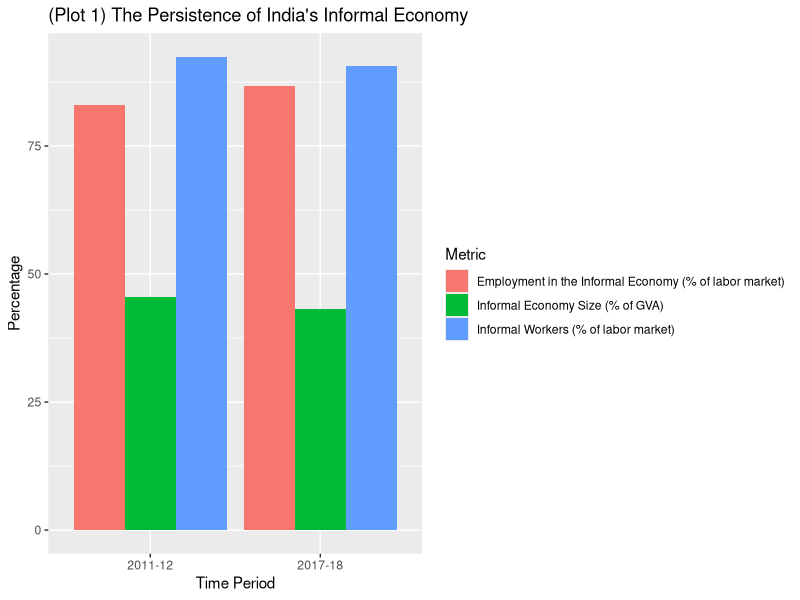
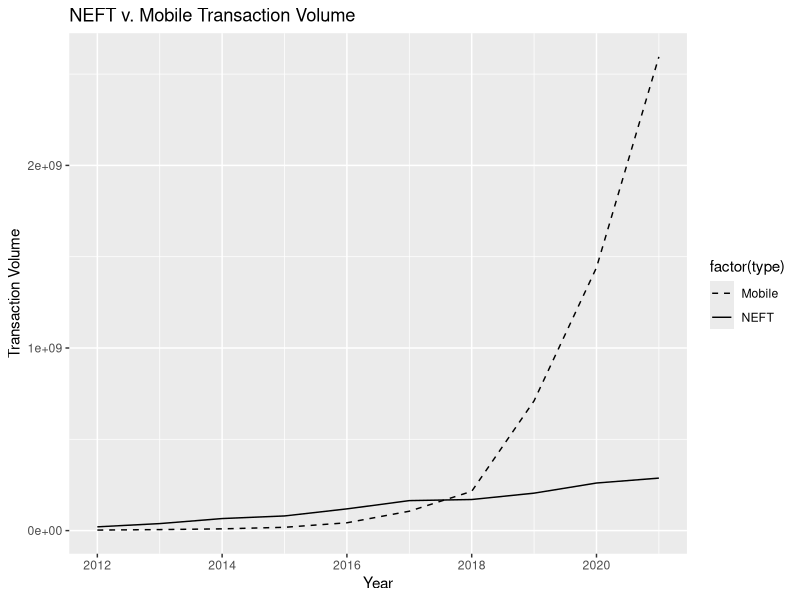
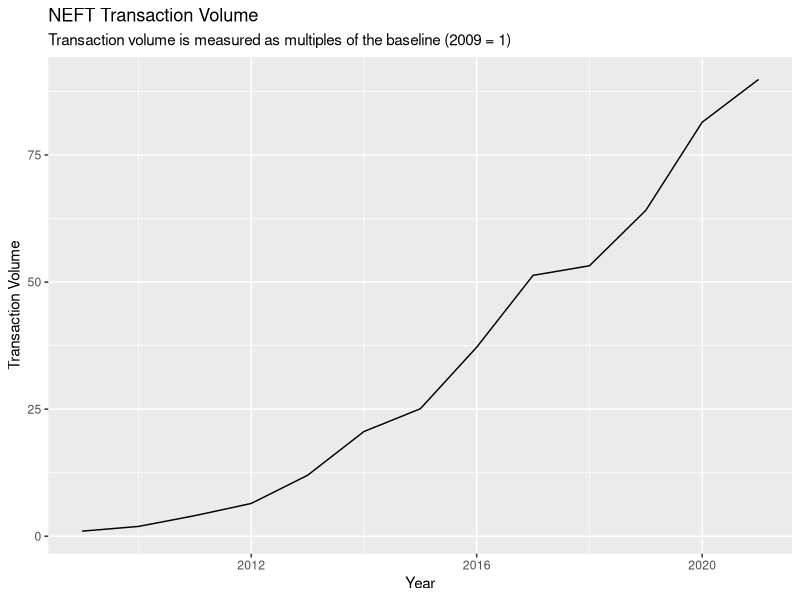

Source code (R) for these figures, in order:
require("ggplot2")

# The Informal Economy in India
# Data sourced from Tables 2 & 3 of https://www.imf.org/-/media/Files/Conferences/2019/7th-statistics-forum/session-ii-murthy.ashx

labor.data = data.frame(
  time=c(rep("2011-12", 3), rep("2017-18", 3)),
  metric=rep(c("Informal Economy Size (% of GVA)", 
               "Employment in the Informal Economy (% of labor market)", 
               "Informal Workers (% of labor market)"), 2),
  data=c(45.5, 83, 92.4, 43.1, 86.8, 90.7)
)

labor.plot = ggplot(labor.data) +
  aes(x=time, y=data, fill=metric) +
  geom_bar(stat="identity", position="dodge") +
  labs(x="Time Period", 
       y="Percentage",
       fill="Metric",
       title="(Plot 1) The Persistence of India's Informal Economy")
# ggsave("./plots/informal_economy.png", labor.plot)

# Digital Banking - National Electronic Fund Transfer
# 14 data points pulled from January 2009 to January 2021
# https://rbi.org.in/Scripts/NEFTView.aspx
# Plotted data is for outward debits
# The volume of outward debit transactions & inward credit transactions is roughly the same
# One lakh is 100,000 (10^5)

neft.transaction_volume = data.frame(
  year = 2009:2021,
  volume = c(
    3198764,
    6176882,
    12960745,
    20630753,
    38364041,
    65911714,
    80224999,
    118973141,
    164187826,
    170214005,
    205.1 * 10 ^ 6,
    2605.6 * 10 ^ 5,
    2874.9 * 10 ^ 5
  ),
  population = c(
    1217726217,
    1234281163,
    1250287939,
    1265780243,
    1280842119,
    1295600768,
    1310152392,
    1324517250,
    1338676779,
    1352642283,
    1366417756,
    1380004385,
    1393409033
  )
)

# 2009 is the baseline (1)
neft.transaction_volume["normalized_volume"] = neft.transaction_volume[,"volume"] / 3198764
neft.transaction_volume["normalized_population"] = neft.transaction_volume[,"population"] / 1217726217

# Plot
neft.plot = ggplot(neft.transaction_volume, aes(x=year)) +
  geom_line(aes(y=normalized_volume)) +
# geom_line(aes(y=normalized_population)) +
  labs(x="Year",
       y="Transaction Volume",
       title="NEFT Transaction Volume",
       subtitle="Transaction volume is measured as multiples of the baseline (2009 = 1)")
# ggsave("./plots/neft_transaction_volume.png", neft.plot)

# Mobile, NEFT

neft.mobile_comparison = data.frame(
  year=rep(2012:2021, 2),
  volume=c(
    c(2844938, 5554327,  9519166, 18071922, 42799697, 106127679, 215009305, 710897776, 1440269630, 2594322708),
    neft.transaction_volume[4:nrow(neft.transaction_volume),2]),
  type=c(rep("Mobile", 10), rep("NEFT", 10))
)

neft.mobile_comparison.plot = ggplot(neft.mobile_comparison, aes(x=year, y=volume, linetype=factor(type))) + 
  geom_line() +
  labs(x="Year",
       y="Transaction Volume",
       title="NEFT v. Mobile Transaction Volume") +
  scale_linetype_manual(values = c("NEFT" = "solid", "Mobile" = "dashed"))
# ggsave("./plots/neft_mobile_volume_comparison.png", neft.mobile_comparison.plot)
